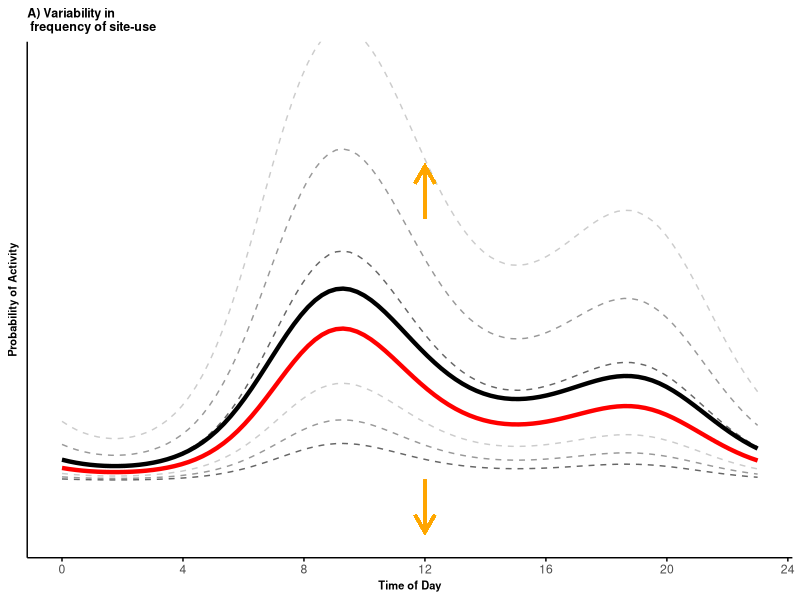
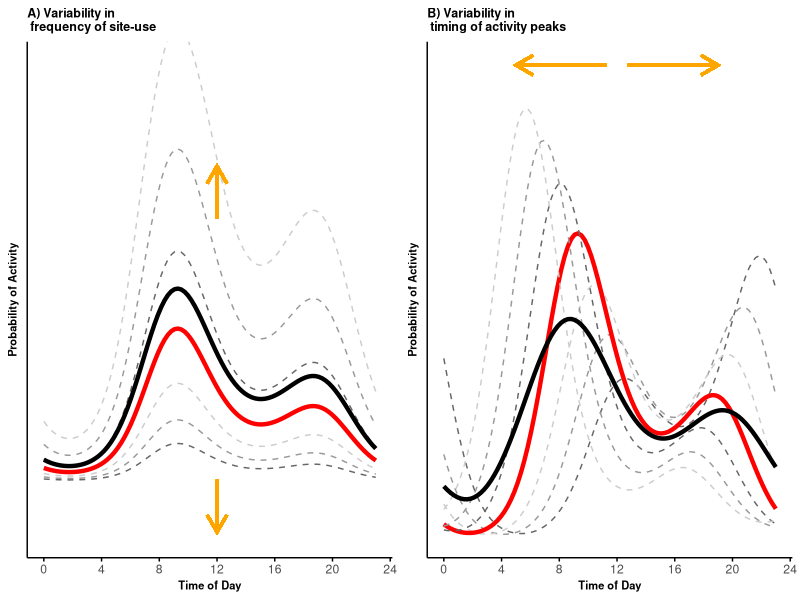
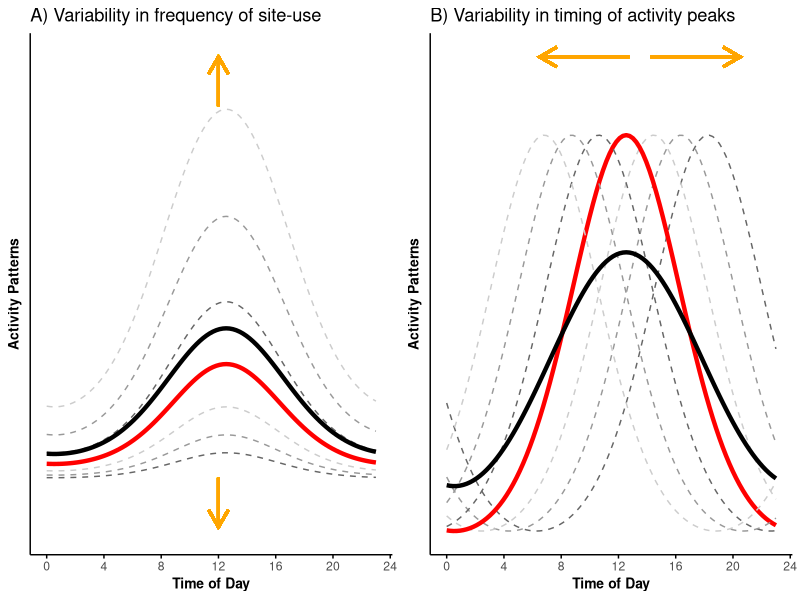

Source code (R) for these figures, in order:
## ---- chunk 1
# Load libraries 
rm(list = ls())
set.seed(129)
library(dplyr)
library(grid)
library(gridExtra)
library(ggplot2)

#Set equation parameters
wavelength = 24
b0 = -3
b1 = 1 
b2 = 0.7
theta0 = 3
theta1 = 2 
tau_i = gamma_i = seq(-1.5, 1.5, by = 0.5)
time <- seq(0, 23, length.out = 100)
## ---- chunk 2
# create the curves
p_df<-data.frame()
for(i in 1:7){
 p_df<-rbind(p_df, 
   data.frame(p = plogis(b0 + b1*cos(2*pi*time/(24)+theta0 + gamma_i[4]) + 
                         b2*cos(2*pi*time/(12)+ theta1 + gamma_i[4]) + tau_i[i]
                         ),
             time = time, 
             curvesID = rep(as.factor(i), length(time))
             )
   )
}
p_df$curvesLeg = as.factor(rep(c("+/- 0.5 SD", "+/- 1 SD", "+/- 1.5 SD", "Conditional", "+/- 0.5 SD", "+/- 1 SD", "+/- 1.5 SD"), 
                               each = length(time)
                               )
                           )
p_df$mean <- c(rep(rep("off", length(time)),3), 
               rep("on", length(time)), 
               rep(rep("off", length(time)),3)
               )
## ---- chunk 3
p_marg <- matrix(NA,length(time), 1)
for(i in 1:length(time)){
  intfun<-function(tau_x){
    plogis(b0 + b1*cos(2*pi*time[i]/(24) + theta0 + gamma_i[4]) +
           b2*cos(2*pi*time[i]/(12) + theta1 + gamma_i[4]) + tau_x
           ) * dnorm(tau_x, mean = 0, sd = 1)
  }
    p_marg[i]<-integrate(intfun,-Inf, Inf)[1]
}
## ---- chunk 4
# Combine dataframes for plotting
p_df2 <- data.frame(p = unlist(p_marg),
                    time = time,
                    mean = "on", 
                    curvesID = as.factor(8),
                    curvesLeg = as.factor("Marginal")
                    )
p_df <- rbind(p_df, p_df2)
## ---- chunk 5
# plot activity curves
(pl_vert <- ggplot(p_df, aes(x = time, y = p, group = curvesID)) +
  geom_line(aes(color = curvesLeg, linewidth = mean, linetype = mean)) +
  scale_color_manual(values = c("grey40", "grey60", "grey80", "red", "black")) +
  scale_linewidth_manual(values = c(0.5, 1.5)) +
  scale_linetype_manual(values = c(2, 1, 2)) +
  coord_cartesian(ylim = c(-0.05, 0.40)) +
  labs(x = "Time of Day", y = "Probability of Activity", title = "A) Variability in \n frequency of site-use") +
  theme_minimal()+
  theme(legend.position = "none",
        axis.line = element_line(colour = 'black', linetype = 'solid'),
        axis.ticks.x = element_line(colour = 'black', linetype = 'solid'), #element_blank(), #
        axis.text.y = element_blank(), 
        axis.title=element_text(size = 8,face = "bold"),
        plot.title=element_text(size = 9,face = "bold"),
        panel.grid.minor = element_blank(),
        panel.grid.major = element_blank()
        ) + 
  geom_segment(aes(x=12, y=min(p), xend=12, yend=min(p)-0.05), arrow=arrow(length= unit(0.5, "cm")), 
               linewidth = 1, color = "orange", linejoin = "mitre") +
  geom_segment(aes(x=12, y=0.25+0.003, xend=12, yend=0.25+0.053), arrow=arrow(length= unit(0.5, "cm")), 
               linewidth = 1, color = "orange", linejoin = "mitre")+
  scale_x_continuous(breaks=seq(0,24,length.out=7), labels=seq(0,24,4))
 ) 

## ---- chunk 6
# create the curves
p_df<-data.frame()
for(i in 1:7){
 p_df<-rbind(p_df, 
             data.frame(p = plogis(b0 + b1*cos(2*pi*time/(24)+theta0 + gamma_i[i]) + 
                                   b2*cos(2*pi*time/(12)+ theta1 + gamma_i[i]) + tau_i[4]
                                   ),
                        time = time, 
                        curvesID = rep(as.factor(i), length(time))
                        )
            )
}
p_df$curvesLeg = as.factor(rep(c("+/- 0.5 SD", "+/- 1 SD", "+/- 1.5 SD", "Conditional", "+/- 0.5 SD", "+/- 1 SD", "+/- 1.5 SD"), 
                               each = length(time)
                               )
                           )
p_df$mean <- c(rep(rep("off", length(time)),3), 
               rep("on", length(time)), 
               rep(rep("off", length(time)),3)
               )

# calculate the marginal mean activity curve by integrating over the distribution of the random effects
p_marg <- matrix(NA,length(time), 1)
for(i in 1:length(time)){
  intfun<-function(gamma_x){
     plogis(b0 + b1*cos(2*pi*time[i]/(24)+ theta0 + gamma_x) +
            b2*cos(2*pi*time[i]/(12)+theta1 + gamma_x) + tau_i[4]
            ) *dnorm(gamma_x, mean = 0, sd = 1)
       }
       p_marg[i]<-integrate(intfun,-Inf, Inf)[1]
}
p_df2 <- data.frame(p = unlist(p_marg),
                    time = time,
                    mean = "on", 
                    curvesID = as.factor(8),
                    curvesLeg = as.factor("Marginal")
                    )
p_df <- rbind(p_df, p_df2)
## ---- chunk 7
# plot
pl_hor <- ggplot(p_df, aes(x = time, y = p, group = curvesID)) +
  geom_line(aes(color = curvesLeg, linewidth = mean, linetype = mean)) +
  scale_color_manual(values = c("grey40", "grey60", "grey80", "red", "black")) +
  scale_linewidth_manual(values = c(0.5, 1.5)) +
  scale_linetype_manual(values = c(2, 1)) +
  labs(x = "Time of Day", y = "Probability of Activity", title = "B) Variability in \n timing of activity peaks") +
  theme_minimal()+
  theme(legend.position = "none", 
        axis.line = element_line(colour = 'black', linetype = 'solid'),
        axis.ticks.x = element_line(colour = 'black', linetype = 'solid'), 
        axis.text.y = element_blank(), 
        axis.title=element_text(size=8,face="bold"),
        plot.title=element_text(size=9,face="bold"),
        panel.grid.minor = element_blank(),
        panel.grid.major = element_blank()
        ) +
  geom_segment(aes(x=12 - 0.75, y=max(p) + 0.02, xend=12 - 7, yend=max(p) + 0.02), arrow=arrow(length= unit(0.5, "cm")), 
               linewidth = 1, color = "orange", linejoin = "mitre") +
  geom_segment(aes(x=12 + 0.75, y=max(p) + 0.02, xend=12 + 7, yend=max(p) + 0.02), arrow=arrow(length= unit(0.5, "cm")), 
               linewidth = 1, color = "orange", linejoin = "mitre") +
  scale_x_continuous(breaks=seq(0,24,length.out=7), labels=seq(0,24,4))+
  guides(linetype=element_blank())


# Join plots
pl <- grid.arrange(pl_vert, pl_hor, ncol = 2)

## ---- chunk 8
#Setup data
p_df<-data.frame()
for(i in 1:7){
 p_df<-rbind(p_df, 
             data.frame(p = plogis(b0 + b1*cos(2*pi*time/(24)+theta0 + gamma_i[4]) + tau_i[i]),
                        time = time, 
                        curvesID = rep(as.factor(i), length(time))
                        )
            )
}
p_df$curvesLeg = as.factor(rep(c("+/- 0.5 SD", "+/- 1 SD", "+/- 1.5 SD", "Conditional", "+/- 0.5 SD", "+/- 1 SD", "+/- 1.5 SD"), 
                               each = length(time)
                               )
                           )
# change in frequency of site-use
p_df$mean <- c(rep(rep("off", length(time)),3), 
               rep("on", length(time)), 
               rep(rep("off", length(time)),3)
               )
 

# calculate the marginal mean activity curve
p_marg <- matrix(NA,length(time), 1)
for(i in 1:length(time)){
  intfun<-function(tau_x){
    plogis(b0 + b1*cos(2*pi*time[i]/(24)+ theta0 + gamma_i[4]) + tau_x
           ) *  dnorm(tau_x, mean = 0, sd = 1)
  }
    p_marg[i]<-integrate(intfun,-Inf, Inf)[1]
}
p_df2 <- data.frame(p = unlist(p_marg),
                    time = time,
                    mean = "on", 
                    curvesID = as.factor(8),
                    curvesLeg = as.factor("Marginal")
                    )
p_df <- rbind(p_df, p_df2)

## ---- chunk 9
# plot
pl_vert_uni <- ggplot(p_df, aes(x = time, y = p, group = curvesID)) +
  geom_line(aes(color = curvesLeg, linewidth = mean, linetype = mean)) +
  scale_color_manual(values = c("grey40", "grey60", "grey80", "red", "black")) +
  scale_linewidth_manual(values = c(0.5, 1.5)) +
  scale_linetype_manual(values = c(2, 1, 2)) +
  coord_cartesian(ylim = c(-0.05, max(p_df$p)+0.053)) +
  labs(x = "Time of Day", y = "Activity Patterns", title = "A) Variability in frequency of site-use") +
  theme_minimal()+
  theme(legend.position = "none",
        axis.line = element_line(colour = 'black', linetype = 'solid'),
        axis.ticks.x = element_line(colour = 'black', linetype = 'solid'), 
        axis.text.y = element_blank(), #element_text(size=8),
        axis.title=element_text(size=10,face="bold"),
        panel.grid.minor = element_blank(),
        panel.grid.major = element_blank()
        ) + 
  geom_segment(aes(x=12, y=min(p), xend=12, yend=min(p)-0.05), arrow=arrow(length= unit(0.5, "cm")), 
               linewidth = 1, color = "orange", linejoin = "mitre") +
  geom_segment(aes(x=12, y=max(p)+0.003, xend=12, yend=max(p)+0.053), arrow=arrow(length= unit(0.5, "cm")), 
               linewidth = 1, color = "orange", linejoin = "mitre")+
  scale_x_continuous(breaks=seq(0,24,length.out=7), labels=seq(0,24,4)) 

# change in timing of activity peak
# creating the curves
p_df<-data.frame()
for(i in 1:7){
 p_df<-rbind(p_df, 
             data.frame(p = plogis(b0 + b1*cos(2*pi*time/(24)+theta0 + gamma_i[i]) +  tau_i[4]),
                        time = time, 
                        curvesID = rep(as.factor(i), length(time))
                        )
            )
}
p_df$curvesLeg = as.factor(rep(c("+/- 0.5 SD", "+/- 1 SD", "+/- 1.5 SD", "Conditional", "+/- 0.5 SD", "+/- 1 SD", "+/- 1.5 SD"), 
                               each = length(time)
                               )
                           )
p_df$mean <- c(rep(rep("off", length(time)),3), rep("on", length(time)), rep(rep("off", length(time)),3))

# calculate the marginal mean activity curve by integrating over the distribution of the random effects
p_marg <- matrix(NA,length(time), 1)
for(i in 1:length(time)){
  intfun<-function(gamma_x){
     plogis(b0 + b1*cos(2*pi*time[i]/(24)+ theta0 + gamma_x) +tau_i[4]
            ) * dnorm(gamma_x, mean = 0, sd = 1)
       }
       p_marg[i]<-integrate(intfun,-Inf, Inf)[1]
}
p_df2 <- data.frame(p = unlist(p_marg),
                    time = time,
                    mean = "on", 
                    curvesID = as.factor(8),
                    curvesLeg = as.factor("Marginal")
                    )
p_df <- rbind(p_df, p_df2)

# plot
pl_hor_uni <- ggplot(p_df, aes(x = time, y = p, group = curvesID)) +
  geom_line(aes(color = curvesLeg, linewidth = mean, linetype = mean)) +
  scale_color_manual(values = c("grey40", "grey60", "grey80", "red", "black")) +
  scale_linewidth_manual(values = c(0.5, 1.5)) +
  scale_linetype_manual(values = c(2, 1)) +
  labs(x = "Time of Day", y = "Activity Patterns", title = "B) Variability in timing of activity peaks") +
  theme_minimal()+
  theme(legend.position = "none", 
        axis.line = element_line(colour = 'black', linetype = 'solid'),
        axis.ticks.x = element_line(colour = 'black', linetype = 'solid'),
        axis.text.y = element_blank(), #element_text(size=8),
        axis.title=element_text(size=10,face="bold"),
        panel.grid.minor = element_blank(),
        panel.grid.major = element_blank()
        ) +
  geom_segment(aes(x=13.5 - 0.75, y=max(p) + 0.02, xend=13.5 - 7, yend=max(p) + 0.02), arrow=arrow(length= unit(0.5, "cm")), 
               linewidth = 1, color = "orange", linejoin = "mitre") +
  geom_segment(aes(x=13.5 + 0.75, y=max(p) + 0.02, xend=13.5 + 7, yend=max(p) + 0.02), arrow=arrow(length= unit(0.5, "cm")), 
               linewidth = 1, color = "orange", linejoin = "mitre") +
  scale_x_continuous(breaks=seq(0,24,length.out=7), labels=seq(0,24,4)) +
  guides(linetype=element_blank())


# Join plots
pl_uni <- grid.arrange(pl_vert_uni, pl_hor_uni, ncol = 2)
